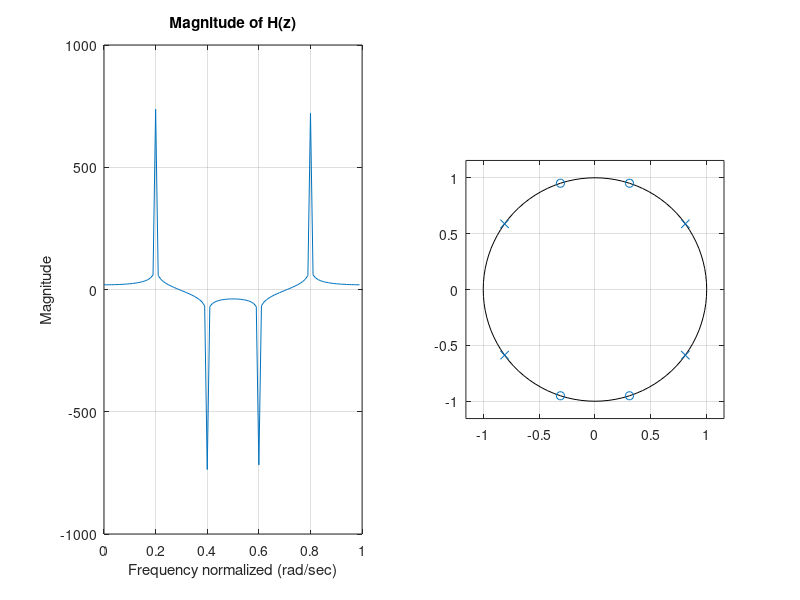

This figure's MATLAB source:
close all
clear
clc

DEGREE = pi/180;
z = [exp(j*2*36*DEGREE); exp(j*3*36*DEGREE)];
p = [exp(j*1*36*DEGREE); exp(j*4*36*DEGREE)];
z = [z;conj(z)];
p = [p;conj(p)];
[num,den] = zp2tf(z,p,1);
[H,W] = freqz(num,den,100);

subplot(1,2,1)
plot(W/pi,20*log(abs(H)))
title('Magnitude of H(z)')
xlabel('Frequency normalized (rad/sec)')
ylabel('Magnitude')
grid on

subplot(1,2,2)
zplane(z,p);